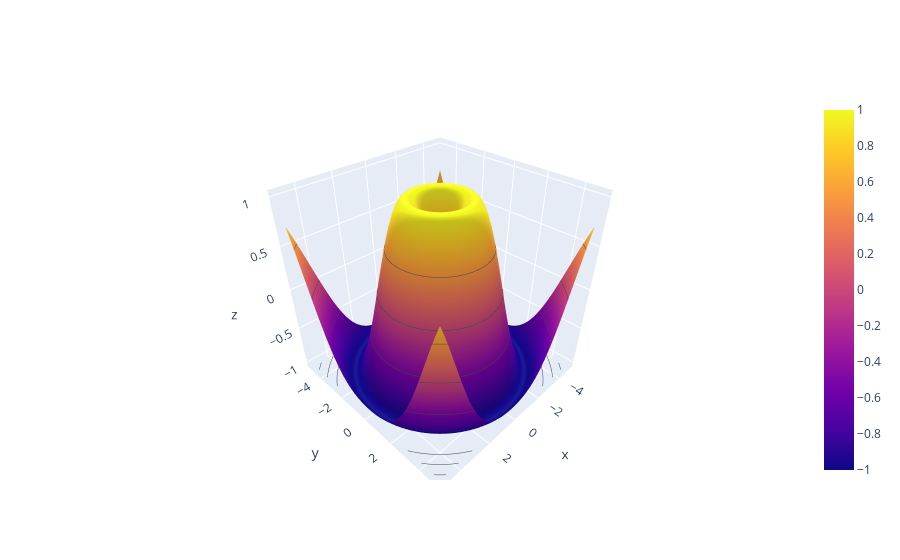

Source (notebook cell):
### Code cell
import plotly.graph_objs as go
import numpy as np

# Generate data
x = np.linspace(-5, 5, 100)
y = np.linspace(-5, 5, 100)
X, Y = np.meshgrid(x, y)
Z = np.sin(np.sqrt(X**2 + Y**2))

# Create 3D contour plot
fig = go.Figure(data=[go.Surface(z=Z, x=X, y=Y, contours_z=dict(show=True, highlightcolor="limegreen", project_z=True))])
fig.show()

### Figure 1 — Plotly figure (JSON) as saved in the notebook; plotly's stock layout.template omitted (floating-point values rounded to 4 significant figures; data arrays with more than 128 entries replaced by an {"elided": "..."} marker saying what was removed)
{"data": [{"contours": {"z": {"highlightcolor": "limegreen", "project": {"z": true}, "show": true}}, "type": "surface", "x": {"elided": "100x100 float values"}, "y": {"elided": "100x100 float values"}, "z": {"elided": "100x100 float values"}}], "layout": {}}
